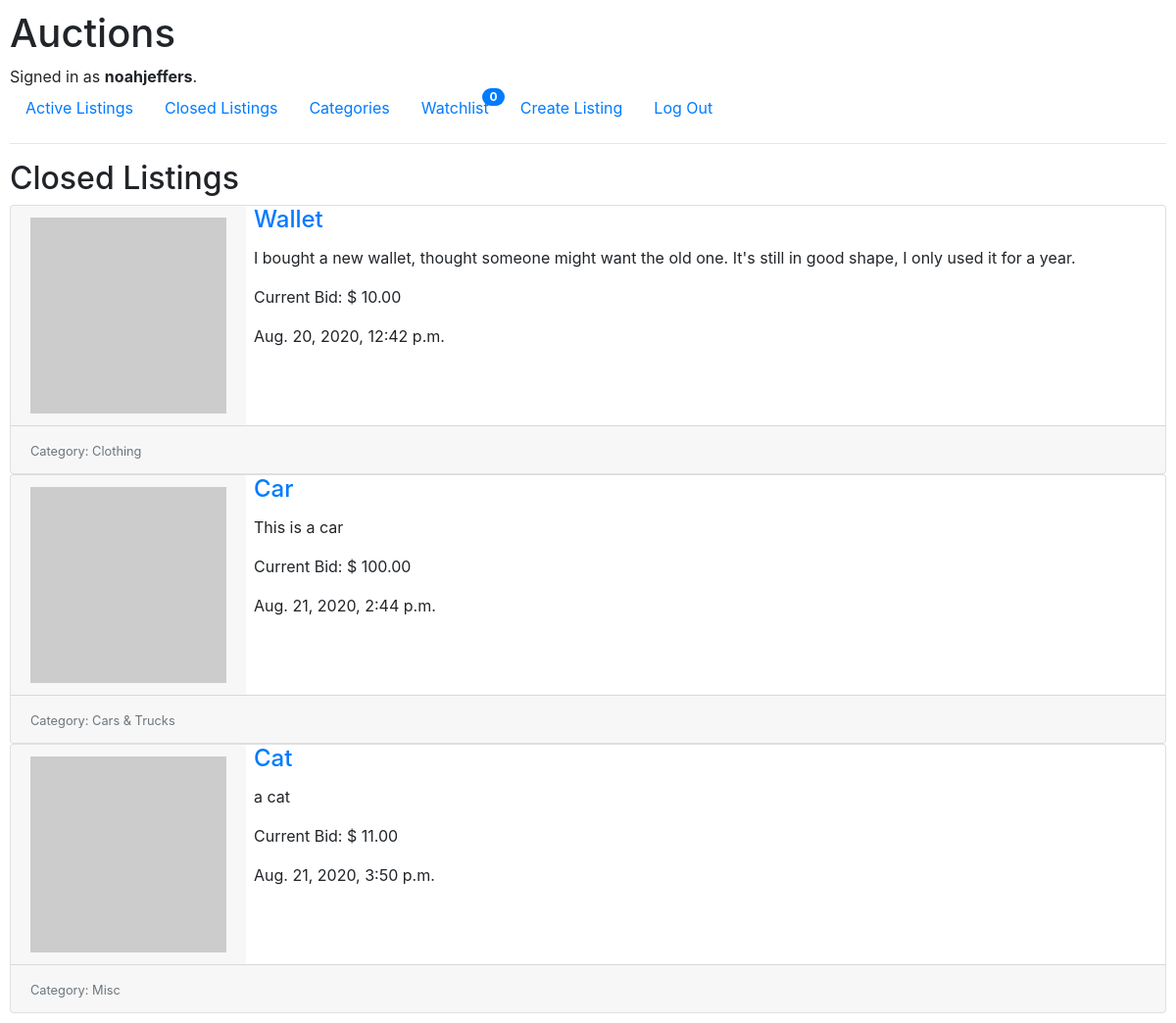
Screenshot of /closed (signed in) with the database file from the repository.
### auctions/models.py (models this page shows)
class User(AbstractUser):
    pass

class Listing(models.Model):
    title = models.CharField(max_length=64)
    description = models.TextField()
    imageLink = models.CharField(max_length=200, blank=True, default=None, null=True)
    uploadDate = models.DateTimeField()
    listedBy = models.ForeignKey(User, on_delete=models.CASCADE, related_name="listedBy")
    watched = models.ManyToManyField(User, blank=True, related_name="watching")
    currentbid = models.ForeignKey('Bids',on_delete=models.DO_NOTHING, null=True, blank=True, related_name="currentbid")
    category = models.ForeignKey('Category', on_delete=models.SET_NULL, related_name="categorize", blank=True, default=None, null=True)
    active = models.BooleanField(default=True)

class Bids(models.Model):
    listingID = models.ForeignKey(Listing, on_delete=models.CASCADE, related_name="bided")
    userID = models.ForeignKey(User, on_delete=models.CASCADE, related_name="bidder")
    amount = models.DecimalField(max_digits=10,decimal_places=2)

class Category(models.Model):
    title = models.CharField(max_length=64)

### auctions/views.py (the view)
# urls.py: path("closed", views.closed, name="closed")
def closed(request):
    inactive_listings = Listing.objects.filter(active=False)
    return render(request, "auctions/closed.html", {
        "listings": inactive_listings,
        "bids": Bids.objects.all()
    })

### auctions/templates/auctions/closed.html (shortened to what this page needs)
{% extends "auctions/layout.html" %}
{% block body %}
    <h2>Closed Listings</h2>
    <div>
        {% for listing in listings %}
              <div class="card flex-row flex-wrap">
                <div class="card-header border-0">
                    {% if listing.imageLink == ''%}
                        <img src="//placehold.it/200" alt="no image">
                    {% else %}
                        <img style="width: 200px; height: 200px;" src="{{listing.imageLink}}" alt="{{ listing.title }}">
                    {% endif %}
                </div>
                <div class="card-block px-2">
                    <a href="{% url 'item' listing.id %}"><h4 class="card-title">{{ listing.title }}</h4></a>
                    <p class="card-text">{{ listing.description }}</p>
                    <p class="card-text">Current Bid: $ {{ listing.currentbid.amount }}</p>
                    <p class="card-text">{{ listing.uploadDate }}</p>
                </div>
                <div class="card-footer w-100 text-muted">
                    <small>Category: {{ listing.category.title }}</small>
                </div>
            </div>
        {% endfor %}
    </div>
{% endblock %}

### auctions/templates/auctions/layout.html (shortened to what this page needs)
{% load static %}
<!DOCTYPE html>
<html lang="en">
    <head>
        <link rel="stylesheet" href="https://stackpath.bootstrapcdn.com/bootstrap/4.4.1/css/bootstrap.min.css">
        <link href="{% static 'auctions/styles.css' %}" rel="stylesheet">
    </head>
    <body>
        <h1>Auctions</h1>
        <div>
            {% if user.is_authenticated %}
                Signed in as <strong>{{ user.username }}</strong>.
            {% else %}
                Not signed in.
            {% endif %}
        </div>
        <ul class="nav">
            <li class="nav-item">
                <a class="nav-link" href="{% url 'index' %}">Active Listings</a>
            </li>
            <li class="nav-item">
                <a class="nav-link" href="{% url 'closed' %}">Closed Listings</a>
            </li>
            <li class="nav-item">
                <a class="nav-link" href="{% url 'categories' %}">Categories</a>
            </li>
            <li class="nav-item">
                <span class="badge badge-pill badge-primary" style="float:right;margin-bottom:-10px;">{{ user.watching.count }}</span>
                <a class="nav-link" href="{% url 'watchlist' %}">Watchlist</a>
            </li>
            <li class="nav-item">
                <a class="nav-link" href="{% url 'create' %}">Create Listing</a>
            </li>
            {% if user.is_authenticated %}
                <li class="nav-item">
                    <a class="nav-link" href="{% url 'logout' %}">Log Out</a>
                </li>
            {% endif %}
        </ul>
        <hr>
        {% block body %}
        {% endblock %}
    </body>
</html>

### auctions/static/auctions/styles.css (style rules this page uses)
body { padding: 10px; }

### rows the page displays
User: username "noahjeffers", watching.count "0"
Listing: title "Wallet", description "I bought a new wallet, thought someone might want the old one. It's still in good shape, I only used it for a year.", currentbid.amount "10.00", uploadDate "Aug. 20, 2020, 12:42 p.m.", category "Clothing"
Listing: title "Car", description "This is a car", currentbid.amount "100.00", uploadDate "Aug. 21, 2020, 2:44 p.m.", category "Cars & Trucks"
Listing: title "Cat", description "a cat", currentbid.amount "11.00", uploadDate "Aug. 21, 2020, 3:50 p.m.", category "Misc"
